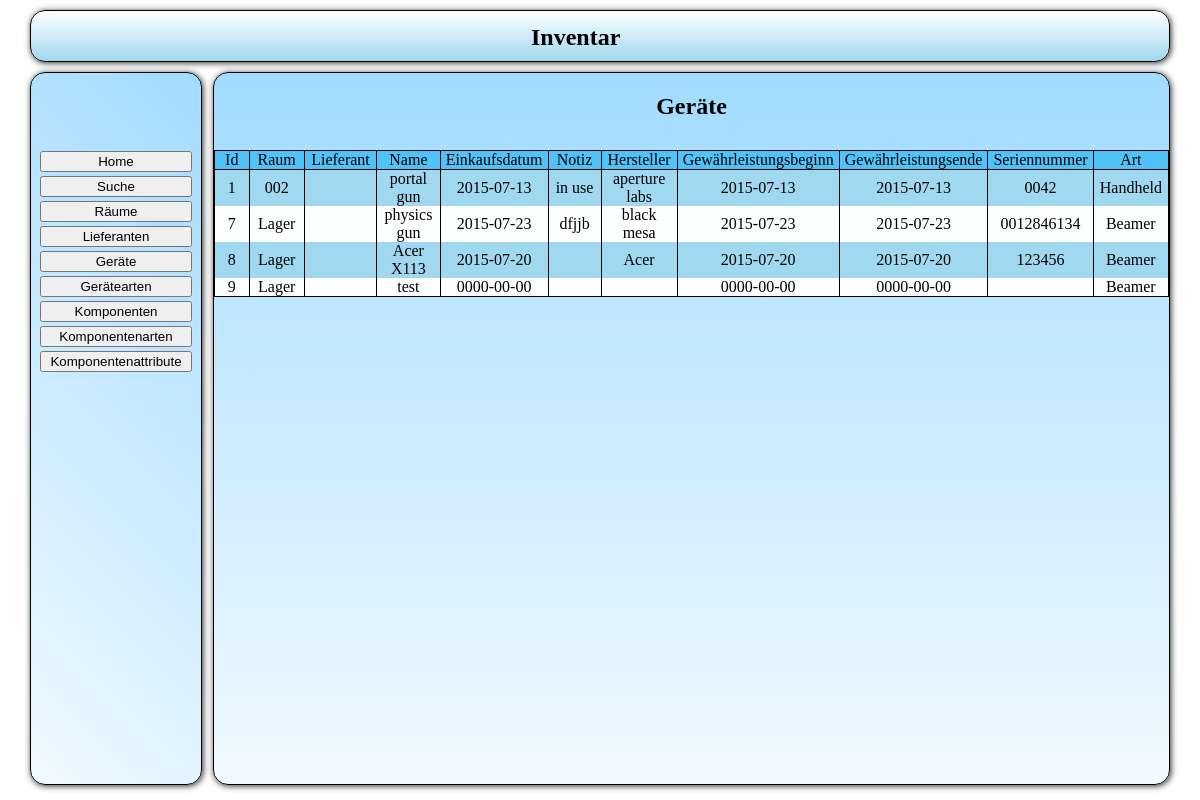
Page /src/php/fro_Auswahl.php?action=list&table=geraete on the committed database.
### tables this page shows
CREATE TABLE IF NOT EXISTS `tbl_geraete` (
`geraete_id` int(11) NOT NULL,
  `raum_fk` int(11) DEFAULT NULL,
  `lieferant_fk` int(11) DEFAULT NULL,
  `geraet_name` text,
  `geraet_ek_datum` date DEFAULT NULL,
  `geraet_notiz` text,
  `geraet_hersteller` text,
  `geraet_gewaehr_beginn` date DEFAULT NULL,
  `geraet_gewaehr_ende` date DEFAULT NULL,
  `geraete_seriennummer` text,
  `geraete_art_fk` int(11) DEFAULT NULL
);

CREATE TABLE IF NOT EXISTS `tbl_raeume` (
`raum_id` int(11) NOT NULL,
  `raum_notiz` text,
  `raum_name` text,
  `raum_stockwerk` text
);

CREATE TABLE IF NOT EXISTS `tbl_geraete_art` (
`geraete_art_id` int(11) NOT NULL,
  `geraete_art_name` text
);

### src/lib/plotting/forms.php (called while the page is built, shortened)
<?php
function get($key, $default)
{
    if(isset($_GET[$key]))
    {
	return htmlspecialchars($_GET[$key]);
    }
}

### src/php/sql_get.php (called while the page is built, shortened)
<?php
function func_a_getGeraete()
{
    $txt_sql_statement = "SELECT tbl_geraete.geraete_id, tbl_raeume.raum_name, tbl_lieferanten.lieferant_firmenname, tbl_geraete.geraet_name, tbl_geraete.geraet_ek_datum, tbl_geraete.geraet_notiz, tbl_geraete.geraet_hersteller, tbl_geraete.geraet_gewaehr_beginn, tbl_geraete.geraet_gewaehr_ende, tbl_geraete.geraete_seriennummer, tbl_geraete_art.geraete_art_name   "
			."FROM biscuit.tbl_geraete "
			."left join tbl_raeume on tbl_raeume.raum_id = tbl_geraete.raum_fk "
			."left join tbl_lieferanten on tbl_lieferanten.lieferant_id = tbl_geraete.lieferant_fk "
			."left join tbl_geraete_art on tbl_geraete_art.geraete_art_id = tbl_geraete.geraete_art_fk;";
    $a_sql_ausgabe = array();
    $a_sql_result = mysql_query($txt_sql_statement)
            or die ("Anfrage Fehlgeschlagen");
    while($a_sql_cache = mysql_fetch_assoc($a_sql_result))
    {
	$a_sql_ausgabe[] = $a_sql_cache;
    }
    return $a_sql_ausgabe;
}

### src/php/log_Liste.php (the view, shortened to what this page needs)
<?php
echo "<h2 align='center'>".$sTitel."</h2>";
$oTabelle = new \utility\tables\table();
$oTabelle->start(false, "liste");
$oTabelle->startRow();
foreach ($aErgebnis_attribute as $mAttribut)
{
    $oTabelle->addCell($mAttribut);
}
foreach ($aErgebnisse as $aErgebnis)
{
    foreach ($aErgebnis as $sIndex => $mData)
    {
	echo $mData;
    }
}

### src/css/main.css (style rules this page uses)
body { padding: 0; margin: 0; }

### rows in the picture
tbl_geraete: geraete_id "1", raum_fk.raum_name "002", geraet_name "portal gun", geraet_ek_datum "2015-07-13", geraet_notiz "in use", geraet_hersteller "aperture labs", geraet_gewaehr_beginn "2015-07-13", geraet_gewaehr_ende "2015-07-13", geraete_seriennummer "0042", geraete_art_fk.geraete_art_name "Handheld"
tbl_geraete: geraete_id "7", raum_fk.raum_name "Lager", geraet_name "physics gun", geraet_ek_datum "2015-07-23", geraet_notiz "dfjjb", geraet_hersteller "black mesa", geraet_gewaehr_beginn "2015-07-23", geraet_gewaehr_ende "2015-07-23", geraete_seriennummer "0012846134", geraete_art_fk.geraete_art_name "Beamer"
tbl_geraete: geraete_id "8", raum_fk.raum_name "Lager", geraet_name "Acer X113", geraet_ek_datum "2015-07-20", geraet_hersteller "Acer", geraet_gewaehr_beginn "2015-07-20", geraet_gewaehr_ende "2015-07-20", geraete_seriennummer "123456", geraete_art_fk.geraete_art_name "Beamer"
tbl_geraete: geraete_id "9", raum_fk.raum_name "Lager", geraet_name "test", geraet_ek_datum "0000-00-00", geraet_gewaehr_beginn "0000-00-00", geraet_gewaehr_ende "0000-00-00", geraete_art_fk.geraete_art_name "Beamer"

### other values in the picture
$sTitel "Geräte"
$string "Id"
$string "Raum"
$string "Lieferant"
$string "Name"
$string "Einkaufsdatum"
$string "Notiz"
$string "Hersteller"
$string "Gewährleistungsbeginn"
$string "Gewährleistungsende"
$string "Seriennummer"
$string "Art"
